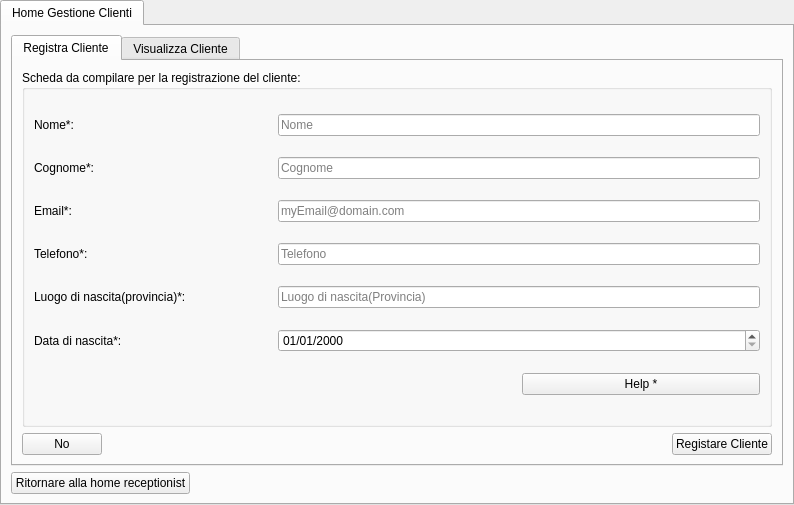
<?xml version="1.0" encoding="UTF-8"?>
<ui version="4.0">
 <class>tabwidgetHomeGestioneClienti</class>
 <widget class="QTabWidget" name="tabwidgetHomeGestioneClienti">
  <property name="geometry">
   <rect>
    <x>0</x>
    <y>0</y>
    <width>794</width>
    <height>505</height>
   </rect>
  </property>
  <property name="windowTitle">
   <string>Gestire un Cliente</string>
  </property>
  <widget class="QWidget" name="tab">
   <attribute name="title">
    <string>Home Gestione Clienti</string>
   </attribute>
   <layout class="QGridLayout" name="gridLayout_4">
    <item row="1" column="1">
     <spacer name="horizontalSpacer">
      <property name="orientation">
       <enum>Qt::Horizontal</enum>
      </property>
      <property name="sizeHint" stdset="0">
       <size>
        <width>40</width>
        <height>20</height>
       </size>
      </property>
     </spacer>
    </item>
    <item row="1" column="0">
     <widget class="QPushButton" name="btnTornareHomeReceptionist">
      <property name="text">
       <string>Ritornare alla home receptionist</string>
      </property>
     </widget>
    </item>
    <item row="0" column="0" colspan="3">
     <widget class="QTabWidget" name="tabwidgetScelteHomeGestioneClienti">
      <property name="currentIndex">
       <number>0</number>
      </property>
      <widget class="QWidget" name="tabRegistraClienti">
       <attribute name="title">
        <string>Registra Cliente</string>
       </attribute>
       <layout class="QGridLayout" name="gridLayout_5">
        <item row="1" column="0">
         <widget class="QPushButton" name="btnNo">
          <property name="text">
           <string>No</string>
          </property>
         </widget>
        </item>
        <item row="1" column="2">
         <widget class="QPushButton" name="btnRegistraCliente">
          <property name="text">
           <string>Registare Cliente</string>
          </property>
         </widget>
        </item>
        <item row="1" column="1">
         <spacer name="horizontalSpacer_2">
          <property name="orientation">
           <enum>Qt::Horizontal</enum>
          </property>
          <property name="sizeHint" stdset="0">
           <size>
            <width>40</width>
            <height>20</height>
           </size>
          </property>
         </spacer>
        </item>
        <item row="0" column="0" colspan="3">
         <widget class="QGroupBox" name="groupboxSchedaCompilareRegistrazioneCliente">
          <property name="title">
           <string>Scheda da compilare per la registrazione del cliente:</string>
          </property>
          <layout class="QGridLayout" name="gridLayout">
           <item row="3" column="1" colspan="2">
            <widget class="QLineEdit" name="lineeditTelefonoAsterisco">
             <property name="text">
              <string/>
             </property>
             <property name="placeholderText">
              <string>Telefono</string>
             </property>
            </widget>
           </item>
           <item row="5" column="0">
            <widget class="QLabel" name="labelDataDiNascitaAsterisco">
             <property name="text">
              <string>Data di nascita*:</string>
             </property>
            </widget>
           </item>
           <item row="6" column="2">
            <widget class="QPushButton" name="btnHelpAsterisco">
             <property name="text">
              <string>Help *</string>
             </property>
            </widget>
           </item>
           <item row="1" column="0">
            <widget class="QLabel" name="labelCognomeAsterisco">
             <property name="text">
              <string>Cognome*:</string>
             </property>
            </widget>
           </item>
           <item row="5" column="1" colspan="2">
            <widget class="QDateEdit" name="dateeditDataDiNascitaAsterisco">
             <property name="displayFormat">
              <string>dd/MM/yyyy</string>
             </property>
            </widget>
           </item>
           <item row="0" column="1" colspan="2">
            <widget class="QLineEdit" name="lineeditNomeAsterisco">
             <property name="text">
              <string/>
             </property>
             <property name="placeholderText">
              <string>Nome</string>
             </property>
            </widget>
           </item>
           <item row="2" column="0">
            <widget class="QLabel" name="labelEmailAsterisco">
             <property name="text">
              <string>Email*:</string>
             </property>
            </widget>
           </item>
           <item row="2" column="1" colspan="2">
            <widget class="QLineEdit" name="lineeditEmailAsterisco">
             <property name="text">
              <string/>
             </property>
             <property name="placeholderText">
              <string>myEmail@domain.com</string>
             </property>
            </widget>
           </item>
           <item row="1" column="1" colspan="2">
            <widget class="QLineEdit" name="lineeditCognomeAsterisco">
             <property name="text">
              <string/>
             </property>
             <property name="placeholderText">
              <string>Cognome</string>
             </property>
            </widget>
           </item>
           <item row="4" column="0">
            <widget class="QLabel" name="labelLuogoDiNascitaProvinciaAsterisco">
             <property name="text">
              <string>Luogo di nascita(provincia)*:</string>
             </property>
            </widget>
           </item>
           <item row="0" column="0">
            <widget class="QLabel" name="labelNomeAsterisco">
             <property name="text">
              <string>Nome*:</string>
             </property>
            </widget>
           </item>
           <item row="3" column="0">
            <widget class="QLabel" name="labelTelefonoAsterisco">
             <property name="text">
              <string>Telefono*:</string>
             </property>
            </widget>
           </item>
           <item row="4" column="1" colspan="2">
            <widget class="QLineEdit" name="lineeditLuogoDiNascitaProvinciaAsterisco">
             <property name="text">
              <string/>
             </property>
             <property name="placeholderText">
              <string>Luogo di nascita(Provincia)</string>
             </property>
            </widget>
           </item>
           <item row="6" column="0" colspan="2">
            <spacer name="horizontalSpacer_5">
             <property name="orientation">
              <enum>Qt::Horizontal</enum>
             </property>
             <property name="sizeHint" stdset="0">
              <size>
               <width>40</width>
               <height>20</height>
              </size>
             </property>
            </spacer>
           </item>
          </layout>
         </widget>
        </item>
       </layout>
      </widget>
      <widget class="QWidget" name="tabVisualizzaClienti">
       <attribute name="title">
        <string>Visualizza Cliente</string>
       </attribute>
       <layout class="QGridLayout" name="gridLayout_2">
        <item row="0" column="1">
         <widget class="QPushButton" name="btnRicercaCliente">
          <property name="text">
           <string>Ricerca Cliente</string>
          </property>
         </widget>
        </item>
        <item row="1" column="0" colspan="2">
         <widget class="QLabel" name="labelVisualizzaClienteRicercato">
          <property name="text">
           <string>Qui è dove puoi vedere i dati del cliente ricercato:</string>
          </property>
         </widget>
        </item>
        <item row="2" column="0" colspan="2">
         <widget class="QGroupBox" name="groupboxSchedaClienteRicercato">
          <property name="title">
           <string>Scheda Cliente Ricercato:</string>
          </property>
          <layout class="QGridLayout" name="gridLayout_3">
           <item row="7" column="1" colspan="2">
            <widget class="QLineEdit" name="lineeditLuogoDiNascitaProvincia">
             <property name="text">
              <string/>
             </property>
             <property name="placeholderText">
              <string>Luogo di nascita(Provincia)</string>
             </property>
            </widget>
           </item>
           <item row="8" column="1" colspan="2">
            <widget class="QDateEdit" name="dateeditDataDiNascita">
             <property name="displayFormat">
              <string>dd/MM/yyyy</string>
             </property>
            </widget>
           </item>
           <item row="1" column="0">
            <widget class="QLabel" name="labelNome">
             <property name="text">
              <string>Nome:</string>
             </property>
            </widget>
           </item>
           <item row="6" column="1" colspan="2">
            <widget class="QLineEdit" name="lineeditTelefono">
             <property name="text">
              <string/>
             </property>
             <property name="placeholderText">
              <string>Telefono</string>
             </property>
            </widget>
           </item>
           <item row="5" column="1" colspan="2">
            <widget class="QLineEdit" name="lineeditEmail">
             <property name="text">
              <string/>
             </property>
             <property name="placeholderText">
              <string>myEmail@domain.com</string>
             </property>
            </widget>
           </item>
           <item row="6" column="0">
            <widget class="QLabel" name="labelTelefono">
             <property name="text">
              <string>Telefono:</string>
             </property>
            </widget>
           </item>
           <item row="4" column="0">
            <widget class="QLabel" name="labelCognome">
             <property name="text">
              <string>Cognome:</string>
             </property>
            </widget>
           </item>
           <item row="8" column="0">
            <widget class="QLabel" name="labelDataDiNascita">
             <property name="text">
              <string>Data di nascita:</string>
             </property>
            </widget>
           </item>
           <item row="7" column="0">
            <widget class="QLabel" name="labelLuogoDiNascitaProvincia">
             <property name="text">
              <string>Luogo di nascita(provincia):</string>
             </property>
            </widget>
           </item>
           <item row="4" column="1" colspan="2">
            <widget class="QLineEdit" name="lineeditCognome">
             <property name="text">
              <string/>
             </property>
             <property name="placeholderText">
              <string>Cognome</string>
             </property>
            </widget>
           </item>
           <item row="1" column="1" colspan="2">
            <widget class="QLineEdit" name="lineeditNome">
             <property name="text">
              <string/>
             </property>
             <property name="placeholderText">
              <string>Nome</string>
             </property>
            </widget>
           </item>
           <item row="5" column="0">
            <widget class="QLabel" name="labelEmail">
             <property name="text">
              <string>Email:</string>
             </property>
            </widget>
           </item>
          </layout>
         </widget>
        </item>
        <item row="0" column="0">
         <widget class="QLabel" name="labelRicercaCliente">
          <property name="text">
           <string>Innanzitutto ricerchiamo nel sistema il cliente:</string>
          </property>
         </widget>
        </item>
        <item row="3" column="0">
         <widget class="QPushButton" name="btnModificaClienteRicercato">
          <property name="text">
           <string>Modifica cliente ricercato</string>
          </property>
         </widget>
        </item>
        <item row="3" column="1">
         <widget class="QPushButton" name="btnEliminaClienteRicercato">
          <property name="text">
           <string>elimina cliente ricercato</string>
          </property>
         </widget>
        </item>
       </layout>
      </widget>
     </widget>
    </item>
   </layout>
  </widget>
 </widget>
 <resources/>
 <connections/>
</ui>
